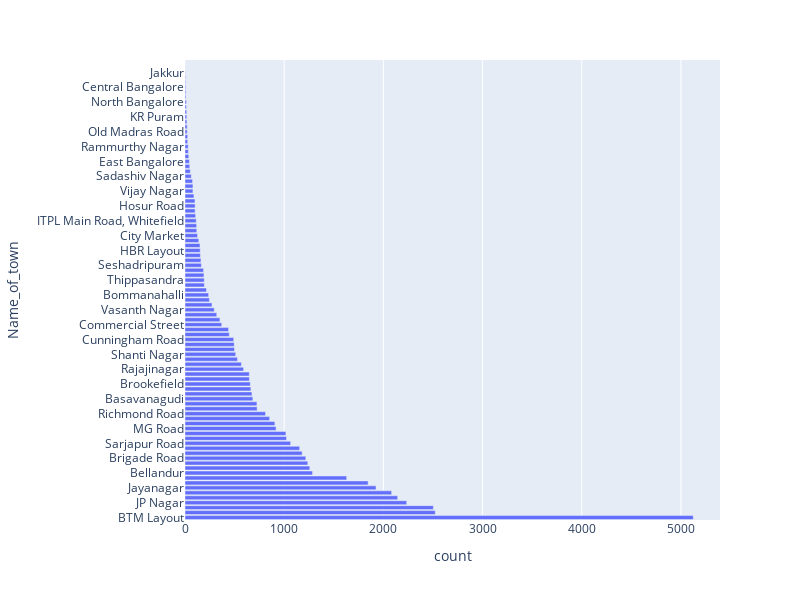

The code cell stored with this chart in its notebook:
### Code cell
plt.figure(figsize = (25,20))

px.bar(count_locations , x = "count" , y = "Name_of_town"  , width = 800, height = 600)

### Figure 1 — Plotly figure (JSON) as saved in the notebook; plotly's stock layout.template omitted (floating-point values rounded to 4 significant figures)
{"data": [{"alignmentgroup": "True", "hovertemplate": "count=%{x}<br>Name_of_town=%{y}<extra></extra>", "legendgroup": "", "marker": {"color": "#636efa", "pattern": {"shape": ""}}, "name": "", "offsetgroup": "", "orientation": "h", "showlegend": false, "textposition": "auto", "type": "bar", "x": [5124, 2523, 2504, 2235, 2144, 2083, 1926, 1846, 1630, 1286, 1258, 1238, 1218, 1181, 1156, 1065, 1023, 1017, 918, 906, 853, 812, 727, 725, 684, 675, 664, 658, 649, 648, 591, 569, 529, 511, 499, 496, 491, 446, 439, 370, 352, 320, 295, 272, 246, 238, 216, 195, 194, 191, 187, 165, 161, 155, 153, 151, 139, 126, 119, 117, 113, 107, 102, 102, 101, 90, 80, 80, 76, 63, 53, 48, 44, 38, 34, 32, 27, 27, 22, 22, 19, 18, 17, 14, 14, 9, 9, 8, 6, 6, 3, 2, 1], "xaxis": "x", "y": ["BTM Layout", "HSR Layout", "Koramangala 5th Block", "JP Nagar", "Whitefield", "Indiranagar", "Jayanagar", "Marathahalli", "Bannerghatta Road", "Bellandur", "Electronic City", "Koramangala 1st Block", "Brigade Road", "Koramangala 7th Block", "Koramangala 6th Block", "Sarjapur Road", "Ulsoor", "Koramangala 4th Block", "MG Road", "Banashankari", "Kalyan Nagar", "Richmond Road", "Frazer Town", "Malleshwaram", "Basavanagudi", "Residency Road", "Banaswadi", "Brookefield", "New BEL Road", "Kammanahalli", "Rajajinagar", "Church Street", "Lavelle Road", "Shanti Nagar", "Shivajinagar", "Domlur", "Cunningham Road", "Old Airport Road", "Ejipura", "Commercial Street", "St. Marks Road", "Koramangala 8th Block", "Vasanth Nagar", "Jeevan Bhima Nagar", "Wilson Garden", "Bommanahalli", "Koramangala 3rd Block", "Kumaraswamy Layout", "Thippasandra", "Basaveshwara Nagar", "Nagawara", "Seshadripuram", "Hennur", "Majestic", "HBR Layout", "Infantry Road", "Race Course Road", "City Market", "Yeshwantpur", "Varthur Main Road, Whitefield", "ITPL Main Road, Whitefield", "South Bangalore", "Koramangala 2nd Block", "Hosur Road", "Kaggadasapura", "CV Raman Nagar", "Vijay Nagar", "RT Nagar", "Sanjay Nagar", "Sadashiv Nagar", "Sahakara Nagar", "Koramangala", "East Bangalore", "Jalahalli", "Magadi Road", "Rammurthy Nagar", "Langford Town", "Sankey Road", "Old Madras Road", "Mysore Road", "Kanakapura Road", "KR Puram", "Uttarahalli", "Hebbal", "North Bangalore", "Kengeri", "Nagarbhavi", "Central Bangalore", "West Bangalore", "Yelahanka", "Jakkur", "Rajarajeshwari Nagar", "Peenya"], "yaxis": "y"}], "layout": {"barmode": "relative", "height": 600, "legend": {"tracegroupgap": 0}, "margin": {"t": 60}, "width": 800, "xaxis": {"anchor": "y", "domain": [0, 1], "title": {"text": "count"}}, "yaxis": {"anchor": "x", "domain": [0, 1], "title": {"text": "Name_of_town"}}}}
